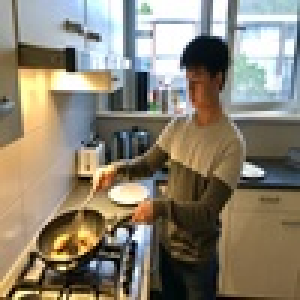
#> input picture Matplotlib/Resume/rtest.jpg, 100 x 100 px (shown 3 times larger)
$ python resume_page1.py
#> lines starting #> are read from the running program, lines starting #| are printed output that depends on the picture
from matplotlib import pyplot as plt
from pylab import rcParams

rcParams['figure.figsize'] = 6, 6.5

fig, ax = plt.subplots(nrows=1, ncols=1)
fig.patch.set_facecolor('#808080')
ax.set_facecolor('black')

Name = 'JASON LEONG'
My_Role = ['Student in Cognitive Science and','Artificial Intelligence']

Experience_title = 'EXPERIENCE'

Job_1_company_name = 'Mathnasium'
Job_1_position = 'Mathematics Instructor'
Job_1_responsibilities = [['Provide explanation and visualization about Math concepts such as: Linear programming,',
                           'Probability distributions, differentiation, and Introduction to Linear Algebra.'],
                          ['Supervise two to three students for a 90 minute session on their respective work including','school assignments and contest preperation.'],
                          "Write and review students' monthly reports and execute plans and tutoring for improvements.",
                          ["Perform other duties and tasks as assigned such as moving all students' information",
                           "to another website and re-creating study plans for most students due to technical issues."]]
Job_1_duration = '2019-01-01-2019-07-01'

Job_2_company_name = "Global Math"
Job_2_position = "Speed Counting and Abacus Tutor"
Job_2_responsibilities = ['Teach children who span the age of 6-12 on speed counting and the use of abacus.',
                          "Grade students's weekly assignments and analyse what the problem was that resulted in an error.",
                          "Engage in discussion with my supervisor as to how we can improve a student's skill on a daily basis."]
Job_2_duration = '2016-03-01-2016-06-01'

Job_3_company_name = 'Flow'
Job_3_position = 'Part-Time Python Tutor'
Job_3_responsibilities = [["Provide help to the first year students in my university in their Introduction to Python course",
                           "by explaining concepts such as: dictionaries, sets, recursion, as well as the os and random module."],
                          ["For stronger students, I would introduce topics such as linked list, OOP, searching and sorting,",
                           "and the analysis of time and space complexity for basic functions."],
                          ["Encourage them to read the documentation or turn to stack overflow whenever there is doubts."]]
Job_3_duration = '2020-01-01-Present'

Skills_Title = 'SKILLS'
Skills = ["Python", "Flask", "Pandas", "Numpy", "Matplotlib", "Beautifulsoup", "Netlogo", "Git", "SQL", "HTML/CSS (Basic)"]

Languages_Title = 'LANGUAGES'
Languages = ["English", "Chinese", "Cantonese"]

Achivement_Title = 'ACHIVEMENT'
Achivements = ['A level Mathematics Competition']
A_Description = [['Represented Asia Pacific International School in the Advanced-Level','Mathematics Competition at district round.'],
                 ['Advanced to the national round of the competition after winning the','district round.']]

Education_Title = 'EDUCATION'
Education = ['BSc Cognitive Science and Artificial Intelligence (CSAI)']
University = ['Tilburg University']
Education_Duration = ['2019-present']
E_Description = ['Currently at the end of my 2nd year study at Tilburg University.', 'Overall Grade so far : 8/10']

Projects_Title = 'PROJECTS'
Project_Names = ['Data Science Project', 'Badminton Court Booking Website', 'Web-Scraping of Covid-19 cases in every state of Malaysia']
Project_Links = ['link', 'link', 'link']
Project_Descriptions = [["xxx", "Tools: Pandas, Flask ", "xxx"], [['Built a website on a development server using Flask',
                    'with the goal of reducing the use of phone calls for a reservation.'], 'Tools: Bootstrap, sqlalchemy, html/css, ',
                  ['Currently testing some Machine Learning models to maximise revenue','while maintaining user satisfaction.']],
                    ['Used Beautifulsoup to scrap all the cases of Covid-19 in my home country.',
                     'Users have the option to filter the results based on states and order.']]

Contact_Title = 'Contact Me'
Contact_ID = ['Email: ', 'Phone: ', 'LinkedIN: ']
Contact = ['leongjason3781@gmail.com', '+60123292658', 'https://www.linkedin.com/in/jason-leong-65333a196/']


Extra_Title = 'Find Me Online'
Extra_ID = ['GitHub: ','Facebook: ','Instagram: ','Discord: ','Kaggle: ']
Extra = ['https://github.com/JasonLeong81','https://www.facebook.com/JasonLeong81/','https://www.instagram.com/Jason_Leong_81/',
         'https://discord.com/users/Jasonn#0350','https://www.kaggle.com/jasonleongchoryew']

x_line_width_right_min = 0.5
x_line_width_right_max = 0.9
x_line_width_left_min = 0
x_line_width_left_max = 0.45

BREAK = 39
### Begin Coding :) ####################################################################################################

def resume_page_1():
    # Introduction

    plt.annotate(Name, (0,0.95), weight='regular', fontsize=18, alpha=.6,color='white')
    plt.annotate(My_Role[0], (0,0.90), weight='regular', fontsize=8, alpha=.6,color='blue')
    plt.annotate(My_Role[1], (0,0.88), weight='regular', fontsize=8, alpha=.6,color='blue')

    # Picture
    from matplotlib.offsetbox import TextArea, DrawingArea, OffsetImage, AnnotationBbox
    import matplotlib.image as mpimg
    # fig, ax = plt.subplots()
    arr_code = mpimg.imread('rtest.jpg')
#> arr_code is the input picture: shape (100, 100, 3); mean R, G, B 138.3, 130.2, 113.7
    imagebox = OffsetImage(arr_code)
    ab = AnnotationBbox(imagebox, (0.7, 1))  # middle of picture
    ax.add_artist(ab)

    # Experience

    plt.annotate(Experience_title , (0,0.80), weight='bold', fontsize=12, alpha=.6,color='white')

    plt.axhline(y=.795, xmin=x_line_width_left_min, xmax=x_line_width_left_max, color='black', linewidth=1)

    plt.annotate(Job_3_position , (0,0.75), weight='regular', fontsize=10, alpha=.6,color='white')
    plt.annotate(Job_3_company_name , (0,0.73), weight='regular', fontsize=8, alpha=.6,color='blue')
    plt.annotate(Job_3_duration , (0,0.71), weight='regular', fontsize=8, alpha=.6,color='white')
    plt.annotate('-' , (0,0.69), weight='regular', fontsize=8, alpha=.6,color='white')
    plt.annotate(Job_3_responsibilities[0][0] , (0.01,0.69), weight='regular', fontsize=8, alpha=.6,color='white')
    plt.annotate(Job_3_responsibilities[0][1], (0.01, 0.67), weight='regular', fontsize=8, alpha=.6, color='white')
    plt.annotate('-' , (0,0.65), weight='regular', fontsize=8, alpha=.6,color='white')
    plt.annotate(Job_3_responsibilities[1][0] , (0.01,0.65), weight='regular', fontsize=8, alpha=.6,color='white')
    plt.annotate(Job_3_responsibilities[1][1] , (0.01,0.63), weight='regular', fontsize=8, alpha=.6,color='white')
    plt.annotate('-' , (0,0.61), weight='regular', fontsize=8, alpha=.6,color='white')
    plt.annotate(Job_3_responsibilities[2][0] , (0.01,0.61), weight='regular', fontsize=8, alpha=.6,color='white')

    plt.annotate(Job_1_position , (0,0.56), weight='regular', fontsize=10, alpha=.6,color='white')
    plt.annotate(Job_1_company_name , (0,0.54), weight='regular', fontsize=8, alpha=.6,color='blue')
    plt.annotate(Job_1_duration , (0,0.52), weight='regular', fontsize=8, alpha=.6,color='white')
    plt.annotate('-' , (0,0.50), weight='regular', fontsize=8, alpha=.6,color='white')
    plt.annotate(Job_1_responsibilities[0][0] , (0.01,0.50), weight='regular', fontsize=8, alpha=.6,color='white')
    plt.annotate(Job_1_responsibilities[0][1] , (0.01,0.48), weight='regular', fontsize=8, alpha=.6,color='white')
    plt.annotate('-' , (0,0.46), weight='regular', fontsize=8, alpha=.6,color='white')
    plt.annotate(Job_1_responsibilities[1][0] , (0.01,0.46), weight='regular', fontsize=8, alpha=.6,color='white')
    plt.annotate(Job_1_responsibilities[1][1], (0.01, 0.44), weight='regular', fontsize=8, alpha=.6, color='white')
    plt.annotate('-' , (0,0.42), weight='regular', fontsize=8, alpha=.6,color='white')
    plt.annotate(Job_1_responsibilities[2] , (0.01,0.42), weight='regular', fontsize=8, alpha=.6,color='white')
    plt.annotate('-' , (0,0.40), weight='regular', fontsize=8, alpha=.6,color='white')
    plt.annotate(Job_1_responsibilities[3][0] , (0.01,0.40), weight='regular', fontsize=8, alpha=.6,color='white')
    plt.annotate(Job_1_responsibilities[3][1], (0.01, 0.38), weight='regular', fontsize=8, alpha=.6, color='white')

    plt.annotate(Job_2_position , (0,0.33), weight='regular', fontsize=10, alpha=.6,color='white')
    plt.annotate(Job_2_company_name , (0,0.31), weight='regular', fontsize=8, alpha=.6,color='blue')
    plt.annotate(Job_2_duration , (0,0.29), weight='regular', fontsize=8, alpha=.6,color='white')
    plt.annotate('-' , (0,0.27), weight='regular', fontsize=8, alpha=.6,color='white')
    plt.annotate(Job_2_responsibilities[0] , (0.01,0.27), weight='regular', fontsize=8, alpha=.6,color='white')
    plt.annotate('-' , (0,0.25), weight='regular', fontsize=8, alpha=.6,color='white')
    plt.annotate(Job_2_responsibilities[1] , (0.01,0.25), weight='regular', fontsize=8, alpha=.6,color='white')
    plt.annotate('-' , (0,0.23), weight='regular', fontsize=8, alpha=.6,color='white')
    plt.annotate(Job_2_responsibilities[2] , (0.01,0.23), weight='regular', fontsize=8, alpha=.6,color='white')

    # Education

    plt.annotate(Education_Title, (0.5,0.80), weight='bold', fontsize=12, alpha=.6,color='white')

    plt.axhline(y=.795, xmin=x_line_width_right_min, xmax=x_line_width_right_max, color='black', linewidth=1)

    plt.annotate(Education[0], (0.5,0.75), weight='regular', fontsize=10, alpha=.6,color='white')
    plt.annotate(University[0] , (0.5,0.73), weight='regular', fontsize=8, alpha=.6,color='blue')
    plt.annotate(Education_Duration[0] , (0.5,0.71), weight='regular', fontsize=8, alpha=.6,color='white')
    plt.annotate('- ' , (0.5,0.69), weight='regular', fontsize=8, alpha=.6,color='white')
    plt.annotate(E_Description[0] , (0.51,0.69), weight='regular', fontsize=8, alpha=.6,color='white')
    plt.annotate('- ' , (0.5,0.67), weight='regular', fontsize=8, alpha=.6,color='white')
    plt.annotate(E_Description[1] , (0.51,0.67), weight='regular', fontsize=8, alpha=.6,color='white')

    # [15 lines of commented-out code are left out]

    plt.annotate(Projects_Title , (0.5,0.44), weight='bold', fontsize=12, alpha=.6,color='white')

    plt.axhline(y=.430, xmin=x_line_width_right_min, xmax=x_line_width_right_max, color='black', linewidth=1)

    plt.annotate(Project_Names[0] , (0.5,0.39), weight='bold', fontsize=10, alpha=.6,color='white')
    plt.annotate(Project_Links[0] , (0.5,0.37), weight='regular', fontsize=8, alpha=.6,color='blue')
    plt.annotate( '-', (0.5,0.35), weight='regular', fontsize=8, alpha=.6,color='white')
    plt.annotate(Project_Descriptions[0][0] , (0.51,0.35), weight='regular', fontsize=8, alpha=.6,color='white')
    plt.annotate('-' , (0.5,0.33), weight='regular', fontsize=8, alpha=.6,color='white')
    plt.annotate(Project_Descriptions[0][1] , (0.51,0.33), weight='regular', fontsize=8, alpha=.6,color='white')
    plt.annotate('-'  , (0.5,0.31), weight='regular', fontsize=8, alpha=.6,color='white')
    plt.annotate(Project_Descriptions[0][2] , (0.51,0.31), weight='regular', fontsize=8, alpha=.6,color='white')

    plt.annotate(Project_Names[1] , (0.5,0.26), weight='bold', fontsize=10, alpha=.6,color='white')
    plt.annotate(Project_Links[1] , (0.5,0.24), weight='regular', fontsize=8, alpha=.6,color='blue')
    plt.annotate( '-', (0.5,0.22), weight='regular', fontsize=8, alpha=.6,color='white')
    plt.annotate(Project_Descriptions[1][0][0] , (0.51,0.22), weight='regular', fontsize=8, alpha=.6,color='white')
    plt.annotate(Project_Descriptions[1][0][1], (0.51, 0.20), weight='regular', fontsize=8, alpha=.6, color='white')
    plt.annotate('-' , (0.5,0.18), weight='regular', fontsize=8, alpha=.6,color='white')
    plt.annotate(Project_Descriptions[1][1] , (0.51,0.18), weight='regular', fontsize=8, alpha=.6,color='white')
    plt.annotate('-'  , (0.5,0.16), weight='regular', fontsize=8, alpha=.6,color='white')
    plt.annotate(Project_Descriptions[1][2][0] , (0.51,0.16), weight='regular', fontsize=8, alpha=.6,color='white')
    plt.annotate(Project_Descriptions[1][2][1] , (0.51,0.14), weight='regular', fontsize=8, alpha=.6,color='white')


    plt.annotate(Project_Names[2] , (0.5,0.09), weight='bold', fontsize=10, alpha=.6,color='white')
    plt.annotate(Project_Links[2] , (0.5,0.07), weight='regular', fontsize=8, alpha=.6,color='blue')
    plt.annotate( '-', (0.5,0.05), weight='regular', fontsize=8, alpha=.6,color='white')
    plt.annotate(Project_Descriptions[2][0] , (0.51,0.05), weight='regular', fontsize=8, alpha=.6,color='white')
    plt.annotate('-' , (0.5,0.03), weight='regular', fontsize=8, alpha=.6,color='white')
    plt.annotate(Project_Descriptions[2][1] , (0.51,0.03), weight='regular', fontsize=8, alpha=.6,color='white')

    # Skills

    plt.annotate(Skills_Title , (0,0.18), weight='bold', fontsize=12, alpha=.6,color='white')

    plt.axhline(y=.175, xmin=x_line_width_left_min, xmax=x_line_width_left_max, color='black', linewidth=1)

    c = 0.13
    for i in range(5):
        plt.annotate('- ', (0,c), weight='regular', fontsize=8, alpha=.6,color='white')
        plt.annotate(Skills[i] , (0.01,c), weight='regular', fontsize=8, alpha=.6,color='white')
        c -= 0.02
    c = 0.13
    for i in range(5,10):
        plt.annotate('- ', (0.09,c), weight='regular', fontsize=8, alpha=.6,color='white')
        plt.annotate(Skills[i] , (0.1,c), weight='regular', fontsize=8, alpha=.6,color='white')
        c -= 0.02

    plt.axis('off')
    plt.savefig('resume_page_1.png',facecolor=("#808080"))
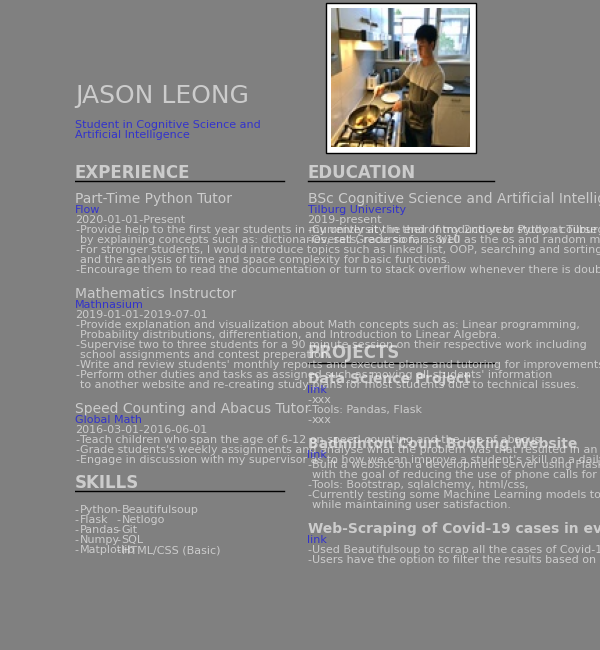
#> figure drawn by matplotlib, 1 panel
    plt.show()


### Done :) ####################################################################################################

if __name__ == '__main__':
    resume_page_1()
